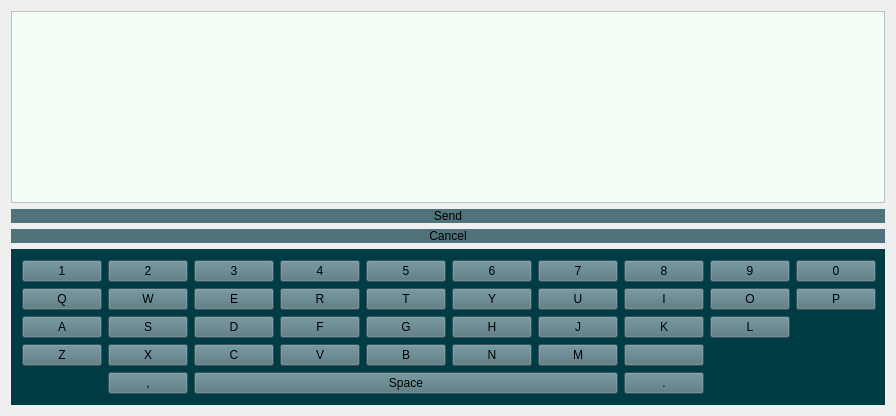
               <widget class="QWidget" name="ReportsPage">
                <layout class="QVBoxLayout" name="verticalLayout_18">
                 <item>
                  <widget class="QTextEdit" name="DiagnosticTextBox">
                   <property name="styleSheet">
                    <string notr="true">background-color: rgb(243, 255, 246);</string>
                   </property>
                  </widget>
                 </item>
                 <item>
                  <widget class="QPushButton" name="SendBtn">
                   <property name="styleSheet">
                    <string notr="true">background-color:#50727B; border-radius:20px;</string>
                   </property>
                   <property name="text">
                    <string>Send</string>
                   </property>
                  </widget>
                 </item>
                 <item>
                  <widget class="QPushButton" name="CancelBtn">
                   <property name="styleSheet">
                    <string notr="true">background-color:#50727B; border-radius:20px;</string>
                   </property>
                   <property name="text">
                    <string>Cancel</string>
                   </property>
                  </widget>
                 </item>
                 <item>
                  <widget class="QWidget" name="Keyboard" native="true">
                   <property name="autoFillBackground">
                    <bool>false</bool>
                   </property>
                   <property name="styleSheet">
                    <string notr="true">background-color:#003C43;</string>
                   </property>
                   <layout class="QGridLayout" name="gridLayout">
                    <property name="leftMargin">
                     <number>11</number>
                    </property>
                    <property name="topMargin">
                     <number>11</number>
                    </property>
                    <property name="bottomMargin">
                     <number>11</number>
                    </property>
                    <item row="3" column="4">
                     <widget class="QPushButton" name="B">
                      <property name="styleSheet">
                       <string notr="true">background-color:#50727B;</string>
                      </property>
                      <property name="text">
                       <string>B</string>
                      </property>
                     </widget>
                    </item>
                    <item row="3" column="5">
                     <widget class="QPushButton" name="N">
                      <property name="styleSheet">
                       <string notr="true">background-color:#50727B;</string>
                      </property>
                      <property name="text">
                       <string>N</string>
                      </property>
                     </widget>
                    </item>
                    <item row="3" column="0">
                     <widget class="QPushButton" name="Z">
                      <property name="styleSheet">
                       <string notr="true">background-color:#50727B;</string>
                      </property>
                      <property name="text">
                       <string>Z</string>
                      </property>
                     </widget>
                    </item>
                    <item row="0" column="8">
                     <widget class="QPushButton" name="nine">
                      <property name="styleSheet">
                       <string notr="true">background-color:#50727B;</string>
                      </property>
                      <property name="text">
                       <string>9</string>
                      </property>
                     </widget>
                    </item>
                    <item row="0" column="1">
                     <widget class="QPushButton" name="two">
                      <property name="styleSheet">
                       <string notr="true">background-color:#50727B;</string>
                      </property>
                      <property name="text">
                       <string>2</string>
                      </property>
                     </widget>
                    </item>
                    <item row="0" column="4">
                     <widget class="QPushButton" name="five">
                      <property name="styleSheet">
                       <string notr="true">background-color:#50727B;</string>
                      </property>
                      <property name="text">
                       <string>5</string>
                      </property>
                     </widget>
                    </item>
                    <item row="1" column="2">
                     <widget class="QPushButton" name="E">
                      <property name="styleSheet">
                       <string notr="true">background-color:#50727B;</string>
                      </property>
                      <property name="text">
                       <string>E</string>
                      </property>
                     </widget>
                    </item>
                    <item row="2" column="2">
                     <widget class="QPushButton" name="D">
                      <property name="styleSheet">
                       <string notr="true">background-color:#50727B;</string>
                      </property>
                      <property name="text">
                       <string>D</string>
                      </property>
                     </widget>
                    </item>
                    <item row="0" column="2">
                     <widget class="QPushButton" name="three">
                      <property name="styleSheet">
                       <string notr="true">background-color:#50727B;</string>
                      </property>
                      <property name="text">
                       <string>3</string>
                      </property>
                     </widget>
                    </item>
                    <item row="1" column="5">
                     <widget class="QPushButton" name="Y">
                      <property name="styleSheet">
                       <string notr="true">background-color:#50727B;</string>
                      </property>
                      <property name="text">
                       <string>Y</string>
                      </property>
                     </widget>
                    </item>
                    <item row="2" column="6">
                     <widget class="QPushButton" name="J">
                      <property name="styleSheet">
                       <string notr="true">background-color:#50727B;</string>
                      </property>
                      <property name="text">
                       <string>J</string>
                      </property>
                     </widget>
                    </item>
                    <item row="2" column="0">
                     <widget class="QPushButton" name="A">
                      <property name="styleSheet">
                       <string notr="true">background-color:#50727B;</string>
                      </property>
                      <property name="text">
                       <string>A</string>
                      </property>
                     </widget>
                    </item>
                    <item row="2" column="3">
                     <widget class="QPushButton" name="F">
                      <property name="styleSheet">
                       <string notr="true">background-color:#50727B;</string>
                      </property>
                      <property name="text">
                       <string>F</string>
                      </property>
                     </widget>
                    </item>
                    <item row="0" column="7">
                     <widget class="QPushButton" name="eight">
                      <property name="styleSheet">
                       <string notr="true">background-color:#50727B;</string>
                      </property>
                      <property name="text">
                       <string>8</string>
                      </property>
                     </widget>
                    </item>
                    <item row="2" column="5">
                     <widget class="QPushButton" name="H">
                      <property name="styleSheet">
                       <string notr="true">background-color:#50727B;</string>
                      </property>
                      <property name="text">
                       <string>H</string>
                      </property>
                     </widget>
                    </item>
                    <item row="3" column="3">
                     <widget class="QPushButton" name="V">
                      <property name="styleSheet">
                       <string notr="true">background-color:#50727B;</string>
                      </property>
                      <property name="text">
                       <string>V</string>
                      </property>
                     </widget>
                    </item>
                    <item row="0" column="0">
                     <widget class="QPushButton" name="one">
                      <property name="styleSheet">
                       <string notr="true">background-color:#50727B;</string>
                      </property>
                      <property name="text">
                       <string>1</string>
                      </property>
                     </widget>
                    </item>
                    <item row="4" column="1">
                     <widget class="QPushButton" name="comma">
                      <property name="styleSheet">
                       <string notr="true">background-color:#50727B;</string>
                      </property>
                      <property name="text">
                       <string>,</string>
                      </property>
                     </widget>
                    </item>
                    <item row="3" column="6">
                     <widget class="QPushButton" name="M">
                      <property name="styleSheet">
                       <string notr="true">background-color:#50727B;</string>
                      </property>
                      <property name="text">
                       <string>M</string>
                      </property>
                     </widget>
                    </item>
                    <item row="2" column="1">
                     <widget class="QPushButton" name="S">
                      <property name="styleSheet">
                       <string notr="true">background-color:#50727B;</string>
                      </property>
                      <property name="text">
                       <string>S</string>
                      </property>
                     </widget>
                    </item>
                    <item row="1" column="4">
                     <widget class="QPushButton" name="T">
                      <property name="styleSheet">
                       <string notr="true">background-color:#50727B;</string>
                      </property>
                      <property name="text">
                       <string>T</string>
                      </property>
                     </widget>
                    </item>
                    <item row="1" column="6">
                     <widget class="QPushButton" name="U">
                      <property name="styleSheet">
                       <string notr="true">background-color:#50727B;</string>
                      </property>
                      <property name="text">
                       <string>U</string>
                      </property>
                     </widget>
                    </item>
                    <item row="3" column="1">
                     <widget class="QPushButton" name="X">
                      <property name="styleSheet">
                       <string notr="true">background-color:#50727B;</string>
                      </property>
                      <property name="text">
                       <string>X</string>
                      </property>
                     </widget>
                    </item>
                    <item row="2" column="4">
                     <widget class="QPushButton" name="G">
                      <property name="styleSheet">
                       <string notr="true">background-color:#50727B;</string>
                      </property>
                      <property name="text">
                       <string>G</string>
                      </property>
                     </widget>
                    </item>
                    <item row="0" column="5">
                     <widget class="QPushButton" name="six">
                      <property name="styleSheet">
                       <string notr="true">background-color:#50727B;</string>
                      </property>
                      <property name="text">
                       <string>6</string>
                      </property>
                     </widget>
                    </item>
                    <item row="0" column="6">
                     <widget class="QPushButton" name="seven">
                      <property name="styleSheet">
                       <string notr="true">background-color:#50727B;</string>
                      </property>
                      <property name="text">
                       <string>7</string>
                      </property>
                     </widget>
                    </item>
                    <item row="0" column="9">
                     <widget class="QPushButton" name="zero">
                      <property name="styleSheet">
                       <string notr="true">background-color:#50727B;</string>
                      </property>
                      <property name="text">
                       <string>0</string>
                      </property>
                     </widget>
                    </item>
                    <item row="1" column="0">
                     <widget class="QPushButton" name="Q">
                      <property name="styleSheet">
                       <string notr="true">background-color:#50727B;</string>
                      </property>
                      <property name="text">
                       <string>Q</string>
                      </property>
                     </widget>
                    </item>
                    <item row="1" column="1">
                     <widget class="QPushButton" name="W">
                      <property name="styleSheet">
                       <string notr="true">background-color:#50727B;</string>
                      </property>
                      <property name="text">
                       <string>W</string>
                      </property>
                     </widget>
                    </item>
                    <item row="3" column="2">
                     <widget class="QPushButton" name="C">
                      <property name="styleSheet">
                       <string notr="true">background-color:#50727B;</string>
                      </property>
                      <property name="text">
                       <string>C</string>
                      </property>
                     </widget>
                    </item>
                    <item row="0" column="3">
                     <widget class="QPushButton" name="four">
                      <property name="styleSheet">
                       <string notr="true">background-color:#50727B;</string>
                      </property>
                      <property name="text">
                       <string>4</string>
                      </property>
                     </widget>
                    </item>
                    <item row="1" column="3">
                     <widget class="QPushButton" name="R">
                      <property name="styleSheet">
                       <string notr="true">background-color:#50727B;</string>
                      </property>
                      <property name="text">
                       <string>R</string>
                      </property>
                     </widget>
                    </item>
                    <item row="1" column="7">
                     <widget class="QPushButton" name="I">
                      <property name="styleSheet">
                       <string notr="true">background-color:#50727B;</string>
                      </property>
                      <property name="text">
                       <string>I</string>
                      </property>
                     </widget>
                    </item>
                    <item row="2" column="7">
                     <widget class="QPushButton" name="K">
                      <property name="styleSheet">
                       <string notr="true">background-color:#50727B;</string>
                      </property>
                      <property name="text">
                       <string>K</string>
                      </property>
                     </widget>
                    </item>
                    <item row="1" column="8">
                     <widget class="QPushButton" name="O">
                      <property name="styleSheet">
                       <string notr="true">background-color:#50727B;</string>
                      </property>
                      <property name="text">
                       <string>O</string>
                      </property>
                     </widget>
                    </item>
                    <item row="2" column="8">
                     <widget class="QPushButton" name="L">
                      <property name="styleSheet">
                       <string notr="true">background-color:#50727B;</string>
                      </property>
                      <property name="text">
                       <string>L</string>
                      </property>
                     </widget>
                    </item>
                    <item row="1" column="9">
                     <widget class="QPushButton" name="P">
                      <property name="styleSheet">
                       <string notr="true">background-color:#50727B;</string>
                      </property>
                      <property name="text">
                       <string>P</string>
                      </property>
                     </widget>
                    </item>
                    <item row="4" column="7">
                     <widget class="QPushButton" name="dot">
                      <property name="styleSheet">
                       <string notr="true">background-color:#50727B;</string>
                      </property>
                      <property name="text">
                       <string>.</string>
                      </property>
                     </widget>
                    </item>
                    <item row="4" column="2" colspan="5">
                     <widget class="QPushButton" name="Space">
                      <property name="styleSheet">
                       <string notr="true">background-color:#50727B;</string>
                      </property>
                      <property name="text">
                       <string>Space</string>
                      </property>
                     </widget>
                    </item>
                    <item row="3" column="7">
                     <widget class="QPushButton" name="BackSpace">
                      <property name="styleSheet">
                       <string notr="true">background-color:#50727B;</string>
                      </property>
                      <property name="text">
                       <string/>
                      </property>
                      <property name="icon">
                       <iconset resource="resources.qrc">
                        <normaloff>:/Icons/Icons/delete.svg</normaloff>:/Icons/Icons/delete.svg</iconset>
                      </property>
                     </widget>
                    </item>
                   </layout>
                  </widget>
                 </item>
                </layout>
               </widget>
